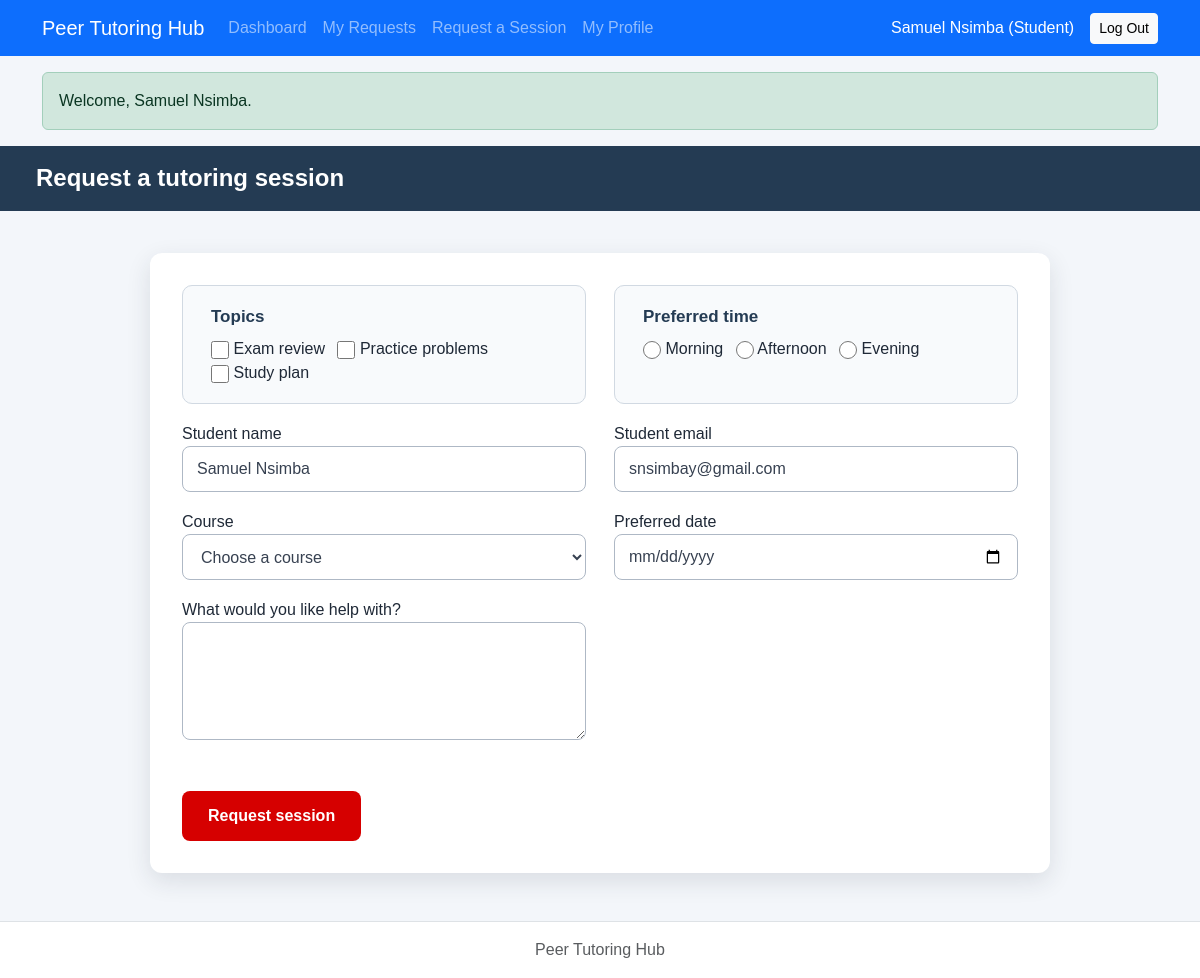
The app's page /php/request-form.php (signed in) with its own data.
### tables this page shows
CREATE TABLE users (
    user_id       INTEGER PRIMARY KEY,
    full_name     TEXT NOT NULL,
    email         TEXT NOT NULL UNIQUE,
    password_hash TEXT NOT NULL,
    role          TEXT NOT NULL CHECK (role IN ('Student', 'Tutor', 'Administrator')),
    status        TEXT NOT NULL DEFAULT 'Active' CHECK (status IN ('Active', 'Inactive')),
    created_at    TEXT NOT NULL DEFAULT CURRENT_TIMESTAMP
);

### repositories/userPDO.php (called while the page is built, shortened)
<?php
function findUserById($pdo, $userId)
{
    $stmt = $pdo->prepare('SELECT user_id, full_name, email, password_hash, role, status, created_at FROM users WHERE user_id = ?');
    $stmt->execute([$userId]);
    return $stmt->fetch();
}

### includes/auth.php (called while the page is built, shortened)
<?php
require_once dirname(__DIR__) . '/services/userService.php';
function takeFlashes()
{
    $f = $_SESSION['flash'] ?? [];
    return $f;
}
function currentUser($pdo = null)
{
    $now = time();
    $pdo = $pdo ?: openDatabase();
    $user = findUserById($pdo, (int)$_SESSION['user_id']);
    return publicUserFields($user);
}
function requireLogin($pdo = null)
{
    $user = currentUser($pdo);
    return $user;
}
function requireRole(array $roles, $pdo = null)
{
    $user = requireLogin($pdo);
    return $user;
}
function e($value)
{
    return htmlspecialchars((string)$value, ENT_QUOTES, 'UTF-8');
}

### services/userService.php (called while the page is built, shortened)
<?php
require_once dirname(__DIR__) . '/repositories/userPDO.php';
function publicUserFields($user)
{
    return [
        'user_id' => (int)$user['user_id'],
        'full_name' => $user['full_name'],
        'email' => $user['email'],
        'role' => $user['role'],
        'status' => $user['status'],
        'created_at' => $user['created_at'],
    ];
}

### php/request-form.php (the view, shortened to what this page needs)
<?php
require_once __DIR__.'/../includes/auth.php';
$user = requireRole(['Student']);
require_once __DIR__.'/../includes/header.php';
require_once __DIR__.'/../includes/nav.php';
?>
<main>
    <h1>Request a tutoring session</h1>
    <form class="tutoring-request-form" action="process-request.php" method="post">
        <div class="form-field"><label for="student_name">Student name</label><input id="student_name" value="<?= e($user['full_name']) ?>" readonly></div>
        <div class="form-field"><label for="student_email">Student email</label><input id="student_email" type="email" value="<?= e($user['email']) ?>" readonly></div>
        <div class="form-field">
            <label for="course">Course</label>
            <select id="course" name="course" required>
                <option value="">Choose a course</option>
            </select>
        </div>
        <div class="form-field">
            <label for="preferreddate">Preferred date</label>
            <input id="preferreddate" name="preferreddate" type="date" required>
        </div>
        <div class="form-field form-field-full">
            <label for="reason">What would you like help with?</label>
            <textarea id="reason" name="reason" rows="4" maxlength="500" required></textarea>
        </div>
        <fieldset>
            <legend>Topics</legend>
            <label class="choice">
                <input type="checkbox" name="topics[]" value="Exam review">
                <span>Exam review</span>
            </label>
            <label class="choice">
                <input type="checkbox" name="topics[]" value="Practice problems">
                <span>Practice problems</span>
            </label>
            <label class="choice">
                <input type="checkbox" name="topics[]" value="Study plan">
                <span>Study plan</span>
            </label>
        </fieldset>
        <fieldset>
            <legend>Preferred time</legend>
            <label class="choice">
                <input type="radio" name="preferredtime" value="Morning" required>
                <span>Morning</span>
            </label>
            <label class="choice">
                <input type="radio" name="preferredtime" value="Afternoon">
                <span>Afternoon</span>
            </label>
            <label class="choice">
                <input type="radio" name="preferredtime" value="Evening">
                <span>Evening</span>
            </label>
        </fieldset>
        <button type="submit">Request session</button>
    </form>
</main>
<?php require_once __DIR__.'/../includes/footer.php'; ?>

### includes/nav.php (shortened to what this page needs)
<?php
$navUser = function_exists('currentUser') ? currentUser() : null;
?>
<nav class="navbar navbar-expand-lg navbar-dark bg-primary">
  <div class="container">
    <a class="navbar-brand" href="<?= $navUser ? 'dashboard.php' : 'login.php' ?>">Peer Tutoring Hub</a>
    <div class="navbar-nav me-auto">
      <?php if ($navUser): ?>
        <a class="nav-link" href="dashboard.php">Dashboard</a>
        <?php if ($navUser['role'] === 'Student'): ?>
          <a class="nav-link" href="requests.php">My Requests</a>
          <a class="nav-link" href="request-form.php">Request a Session</a>
        <?php elseif ($navUser['role'] === 'Administrator'): ?>
          <a class="nav-link" href="requests.php">All Requests</a>
          <a class="nav-link" href="manage-users.php">Manage Users</a>
        <?php endif; ?>
        <a class="nav-link" href="profile.php">My Profile</a>
      <?php endif; ?>
    </div>
    <div class="navbar-nav align-items-center">
      <?php if ($navUser): ?>
        <span class="navbar-text text-white me-3"><?= htmlspecialchars($navUser['full_name'] . ' (' . $navUser['role'] . ')', ENT_QUOTES, 'UTF-8') ?></span>
        <form method="post" action="logout.php" class="d-inline m-0 p-0 nav-logout">
          <button type="submit" class="btn btn-sm btn-light">Log Out</button>
        </form>
      <?php else: ?>
        <a class="nav-link" href="login.php">Log In</a>
        <a class="nav-link" href="register.php">Create Account</a>
      <?php endif; ?>
    </div>
  </div>
</nav>
<?php if (function_exists('takeFlashes')): foreach (takeFlashes() as $flash): ?>
  <div class="container mt-3"><div class="alert alert-<?= htmlspecialchars($flash['type'], ENT_QUOTES, 'UTF-8') ?>"><?= htmlspecialchars($flash['message'], ENT_QUOTES, 'UTF-8') ?></div></div>
<?php endforeach; endif; ?>

### css/styles.css (style rules this page uses)
* { box-sizing: border-box; }
body { margin: 0; min-height: 100vh; font-family: Arial, Helvetica, sans-serif; color: #1f2937; background-color: #f3f6fa; }
h1 { margin: 0; padding: 18px 36px; color: #ffffff; font-size: 24px; font-weight: 700; background-color: #243b53; }
main form.tutoring-request-form { max-width: 900px; margin: 42px auto; padding: 32px; display: grid; grid-template-columns: 1fr 1fr; gap: 18px 28px; background-color: #ffffff; border-radius: 12px; box-shadow: 0 8px 24px rgba(31, 41, 55, 0.12); }
main form.tutoring-request-form fieldset { min-width: 0; margin: 0; padding: 18px 20px; border: 1px solid #d1d9e2; border-radius: 10px; background-color: #f8fafc; }
main form.tutoring-request-form fieldset:first-of-type { grid-column: 1; grid-row: 1; }
main form.tutoring-request-form fieldset:nth-of-type(2) { grid-column: 2; grid-row: 1; }
main form.tutoring-request-form legend { padding: 0 8px; color: #243b53; font-size: 17px; font-weight: 700; }
main form.tutoring-request-form fieldset label { margin-left: 8px; font-size: 16px; font-weight: 400; cursor: pointer; }
main form.tutoring-request-form input[type="checkbox"], main form.tutoring-request-form input[type="radio"] { width: 18px; height: 18px; margin: 0; vertical-align: middle; accent-color: #d60000; cursor: pointer; }
main form.tutoring-request-form label[for="course"] { grid-column: 1; grid-row: 2; }
main form.tutoring-request-form #course { grid-column: 1; grid-row: 3; }
main form.tutoring-request-form label[for="preferreddate"] { grid-column: 2; grid-row: 2; }
main form.tutoring-request-form #preferreddate { grid-column: 2; grid-row: 3; }
main form.tutoring-request-form input:not([type="checkbox"]):not([type="radio"]), main form.tutoring-request-form select, main form.tutoring-request-form textarea { width: 100%; min-height: 46px; padding: 10px 14px; color: #374151; font: inherit; background-color: #ffffff; border: 1px solid #aeb8c5; border-radius: 8px; }
main form.tutoring-request-form button { grid-column: 1 / -1; grid-row: 6; justify-self: start; margin-top: 8px; padding: 13px 26px; color: #ffffff; font-size: 16px; font-weight: 700; background-color: #d60000; border: 0; border-radius: 8px; cursor: pointer; }
.nav-logout { box-shadow: none; background: none; }

### records on screen
users: full_name+role "Samuel Nsimba (Student)", full_name "Samuel Nsimba", email "snsimbay@gmail.com"

### other values on screen
$flash['message'] "Welcome, Samuel Nsimba."
